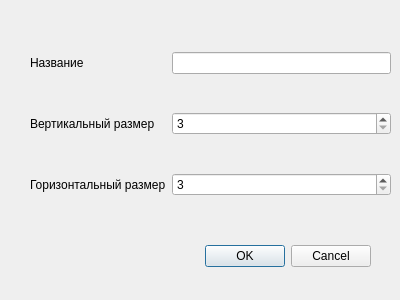
<?xml version="1.0" encoding="UTF-8"?>
<ui version="4.0">
 <class>NewZoneDialog</class>
 <widget class="QDialog" name="NewZoneDialog">
  <property name="geometry">
   <rect>
    <x>0</x>
    <y>0</y>
    <width>400</width>
    <height>300</height>
   </rect>
  </property>
  <property name="windowTitle">
   <string>Новая зона</string>
  </property>
  <widget class="QDialogButtonBox" name="buttonBox">
   <property name="geometry">
    <rect>
     <x>30</x>
     <y>240</y>
     <width>341</width>
     <height>32</height>
    </rect>
   </property>
   <property name="orientation">
    <enum>Qt::Horizontal</enum>
   </property>
   <property name="standardButtons">
    <set>QDialogButtonBox::Cancel|QDialogButtonBox::Ok</set>
   </property>
  </widget>
  <widget class="QWidget" name="gridLayoutWidget">
   <property name="geometry">
    <rect>
     <x>30</x>
     <y>20</y>
     <width>361</width>
     <height>211</height>
    </rect>
   </property>
   <layout class="QGridLayout" name="gridLayout">
    <item row="6" column="0">
     <widget class="QLabel" name="labelSizeVert">
      <property name="text">
       <string>Горизонтальный размер</string>
      </property>
     </widget>
    </item>
    <item row="2" column="1">
     <widget class="QLineEdit" name="lineEditName"/>
    </item>
    <item row="5" column="1">
     <widget class="QSpinBox" name="spinBoxSizeY">
      <property name="minimum">
       <number>3</number>
      </property>
      <property name="maximum">
       <number>12</number>
      </property>
     </widget>
    </item>
    <item row="6" column="1">
     <widget class="QSpinBox" name="spinBoxSizeX">
      <property name="minimum">
       <number>3</number>
      </property>
      <property name="maximum">
       <number>12</number>
      </property>
     </widget>
    </item>
    <item row="5" column="0">
     <widget class="QLabel" name="labelSizeHor">
      <property name="text">
       <string>Вертикальный размер</string>
      </property>
     </widget>
    </item>
    <item row="2" column="0">
     <widget class="QLabel" name="labelTitle">
      <property name="text">
       <string>Название</string>
      </property>
     </widget>
    </item>
   </layout>
  </widget>
 </widget>
 <resources/>
 <connections>
  <connection>
   <sender>buttonBox</sender>
   <signal>accepted()</signal>
   <receiver>NewZoneDialog</receiver>
   <slot>accept()</slot>
   <hints>
    <hint type="sourcelabel">
     <x>248</x>
     <y>254</y>
    </hint>
    <hint type="destinationlabel">
     <x>157</x>
     <y>274</y>
    </hint>
   </hints>
  </connection>
  <connection>
   <sender>buttonBox</sender>
   <signal>rejected()</signal>
   <receiver>NewZoneDialog</receiver>
   <slot>reject()</slot>
   <hints>
    <hint type="sourcelabel">
     <x>316</x>
     <y>260</y>
    </hint>
    <hint type="destinationlabel">
     <x>286</x>
     <y>274</y>
    </hint>
   </hints>
  </connection>
 </connections>
</ui>
